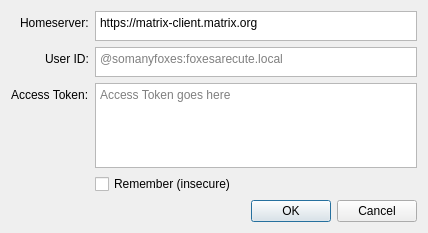
<?xml version="1.0" encoding="UTF-8"?>
<ui version="4.0">
 <class>LoginForm</class>
 <widget class="QDialog" name="LoginForm">
  <property name="geometry">
   <rect>
    <x>0</x>
    <y>0</y>
    <width>428</width>
    <height>233</height>
   </rect>
  </property>
  <property name="windowTitle">
   <string>Matrix Login</string>
  </property>
  <property name="modal">
   <bool>true</bool>
  </property>
  <layout class="QFormLayout" name="formLayout_2">
   <property name="labelAlignment">
    <set>Qt::AlignRight|Qt::AlignTrailing|Qt::AlignVCenter</set>
   </property>
   <item row="1" column="0">
    <widget class="QLabel" name="label">
     <property name="text">
      <string>User ID:</string>
     </property>
    </widget>
   </item>
   <item row="1" column="1">
    <widget class="QPlainTextEdit" name="txtUserID">
     <property name="sizePolicy">
      <sizepolicy hsizetype="Expanding" vsizetype="Preferred">
       <horstretch>0</horstretch>
       <verstretch>0</verstretch>
      </sizepolicy>
     </property>
     <property name="minimumSize">
      <size>
       <width>0</width>
       <height>30</height>
      </size>
     </property>
     <property name="maximumSize">
      <size>
       <width>16777215</width>
       <height>24</height>
      </size>
     </property>
     <property name="verticalScrollBarPolicy">
      <enum>Qt::ScrollBarAlwaysOff</enum>
     </property>
     <property name="tabChangesFocus">
      <bool>true</bool>
     </property>
     <property name="placeholderText">
      <string>@somanyfoxes:foxesarecute.local</string>
     </property>
    </widget>
   </item>
   <item row="2" column="0">
    <widget class="QLabel" name="label_2">
     <property name="layoutDirection">
      <enum>Qt::LeftToRight</enum>
     </property>
     <property name="text">
      <string>Access Token:</string>
     </property>
     <property name="scaledContents">
      <bool>false</bool>
     </property>
    </widget>
   </item>
   <item row="2" column="1">
    <widget class="QPlainTextEdit" name="txtAccessToken">
     <property name="minimumSize">
      <size>
       <width>0</width>
       <height>30</height>
      </size>
     </property>
     <property name="tabChangesFocus">
      <bool>true</bool>
     </property>
     <property name="placeholderText">
      <string>Access Token goes here</string>
     </property>
    </widget>
   </item>
   <item row="4" column="1">
    <widget class="QDialogButtonBox" name="buttonBox">
     <property name="orientation">
      <enum>Qt::Horizontal</enum>
     </property>
     <property name="standardButtons">
      <set>QDialogButtonBox::Cancel|QDialogButtonBox::Ok</set>
     </property>
     <property name="centerButtons">
      <bool>false</bool>
     </property>
    </widget>
   </item>
   <item row="0" column="0">
    <widget class="QLabel" name="label_3">
     <property name="text">
      <string>Homeserver:</string>
     </property>
    </widget>
   </item>
   <item row="0" column="1">
    <widget class="QPlainTextEdit" name="txtHomeserver">
     <property name="sizePolicy">
      <sizepolicy hsizetype="Expanding" vsizetype="Preferred">
       <horstretch>0</horstretch>
       <verstretch>0</verstretch>
      </sizepolicy>
     </property>
     <property name="minimumSize">
      <size>
       <width>0</width>
       <height>30</height>
      </size>
     </property>
     <property name="maximumSize">
      <size>
       <width>16777215</width>
       <height>24</height>
      </size>
     </property>
     <property name="verticalScrollBarPolicy">
      <enum>Qt::ScrollBarAlwaysOff</enum>
     </property>
     <property name="tabChangesFocus">
      <bool>true</bool>
     </property>
     <property name="plainText">
      <string>https://matrix-client.matrix.org</string>
     </property>
     <property name="placeholderText">
      <string>https://matrix-client.matrix.org</string>
     </property>
    </widget>
   </item>
   <item row="3" column="1">
    <widget class="QCheckBox" name="chkSave">
     <property name="text">
      <string>Remember (insecure)</string>
     </property>
    </widget>
   </item>
  </layout>
 </widget>
 <tabstops>
  <tabstop>txtHomeserver</tabstop>
  <tabstop>txtUserID</tabstop>
  <tabstop>txtAccessToken</tabstop>
  <tabstop>chkSave</tabstop>
 </tabstops>
 <resources/>
 <connections>
  <connection>
   <sender>buttonBox</sender>
   <signal>accepted()</signal>
   <receiver>LoginForm</receiver>
   <slot>accept()</slot>
   <hints>
    <hint type="sourcelabel">
     <x>248</x>
     <y>254</y>
    </hint>
    <hint type="destinationlabel">
     <x>157</x>
     <y>274</y>
    </hint>
   </hints>
  </connection>
  <connection>
   <sender>buttonBox</sender>
   <signal>rejected()</signal>
   <receiver>LoginForm</receiver>
   <slot>reject()</slot>
   <hints>
    <hint type="sourcelabel">
     <x>316</x>
     <y>260</y>
    </hint>
    <hint type="destinationlabel">
     <x>286</x>
     <y>274</y>
    </hint>
   </hints>
  </connection>
 </connections>
</ui>
